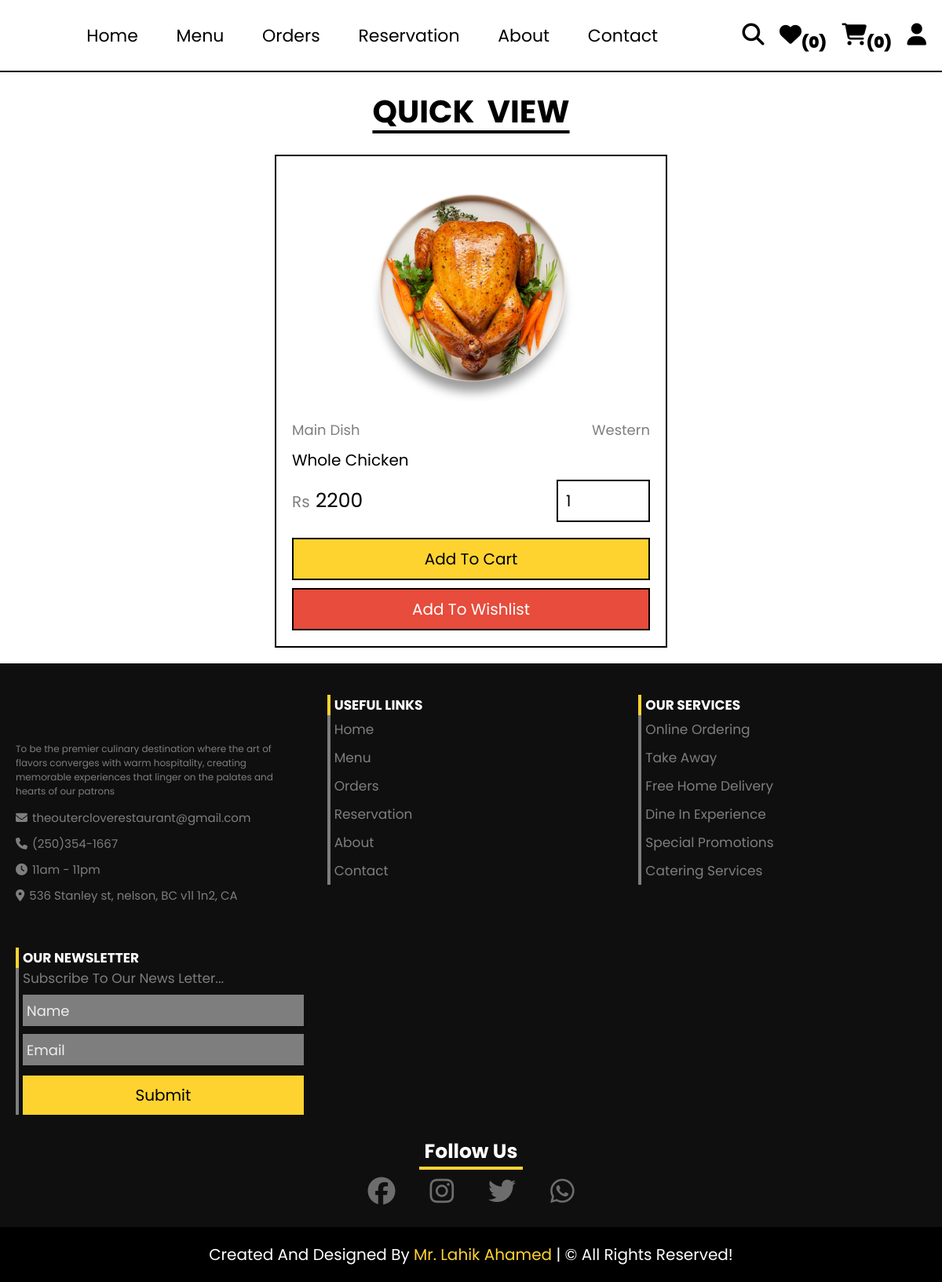
Screenshot of /customer/quick_view.php?pid=24 with the database file from the repository.
### tables this page shows
CREATE TABLE `products` (
  `id` INT NOT NULL AUTO_INCREMENT,
  `cuisine` VARCHAR(50) NOT NULL,
  `category` VARCHAR(50) NOT NULL,
  `name` VARCHAR(50) NOT NULL,
  `price` INT NOT NULL,
  `image` VARCHAR(50) NOT NULL,
  `hero_slider` TINYINT(1) NOT NULL DEFAULT 0,
  PRIMARY KEY (`id`)
);

### customer/quick_view.php (the view, shortened to what this page needs)
<!DOCTYPE html>
<html lang="en">
<head>
    <link rel="stylesheet" href="https://cdn.jsdelivr.net/npm/swiper@11/swiper-bundle.min.css"/>
    <link rel="stylesheet" href="../CSS/customer_style.css">
</head>
<body>
    <?php include("../components/user_header.php"); ?>
    <section class="quick-view">
        <h1 class="title">quick view</h1>
        <?php
            $pid = $_GET['pid'];
            $select_products = $conn->prepare("SELECT * FROM products WHERE id = ?");
            $select_products->execute([$pid]);
            if($select_products->rowCount() > 0) {
                while($fetch_products = $select_products->fetch(pdo::FETCH_ASSOC)) {
        ?>
                <form action="" method="post" class="box">
                <img class="image" src="../uploaded images/<?= $fetch_products['image']; ?>" alt="">
                <div class="cuisine-category">
                    <a href="category.php?category=<?= $fetch_products['category']; ?>" class="cat"
                    ><?= $fetch_products['category']; ?></a>
                    <a href="cuisine.php?cuisine=<?= $fetch_products['cuisine']; ?>" class="cuisine"
                    ><?= $fetch_products['cuisine']; ?></a>
                </div>
                <div class="name"><?= $fetch_products['name']; ?></div>
                <div class="flex">
                    <div class="price"><span>Rs </span><?= $fetch_products['price']; ?></div>
                    <input type="number" name="qty" class="qty" min="1" max="99"
                    value="1" maxlength="2" onkeypress="if(this.value.length == 2) return false;">
                </div>
                <div class="cart-wishlist">
                    <button type="submit" name="add_to_cart" class="cart-btn">add to cart</button>
                    <?php
                        $select_wishlist = $conn->prepare('SELECT * FROM wishlist WHERE user_id = ? AND food_id = ?');
                        $select_wishlist->execute([$user_id, $fetch_products['id']]);
                        $select_wishlist->rowCount() > 0 ? $wishlist = 'remove from' : $wishlist = 'add to';
                    ?>
                    <button type="submit" name="add_to_wishlist" class="wishlist-btn"><?= $wishlist ?> wishlist</button>
                </div>
                </form>
        <?php
            }
            }else {
                echo '<div class="empty">no products found!</div>';
                }
            ?>
    </section>
</body>
</html>
<?php include("../components/footer.php"); ?>

### CSS/customer_style.css (style rules this page uses)
:root { --yellow: #fed330; --red: #e74c3c; --light-color: #7e7e7e; --border: 2px solid #000; --light: #ededed; --light-black: #0f0f0f; }
* { font-family: 'poppins', sans-serif; margin: 0; padding: 0; box-sizing: border-box; outline: none; border: none; text-decoration: none; }
html { font-size: 62.5%; overflow-x: hidden; scroll-behavior: smooth; stop-opacity: 7rem; scroll-padding-top: 7rem; }
section { margin: 0 auto; max-width: 1300px; padding: 2rem; }
.title { text-align: center; margin-bottom: 2.5rem; font-size: 4rem; color: #000; text-transform: uppercase; text-decoration: underline; word-spacing: .8rem; text-underline-offset: 1rem; }
.quick-view .box { margin: 0 auto; max-width: 50rem; border: var(--border); padding: 2rem; }
.quick-view .box .image { width: 100%; height: 30rem; object-fit: contain; margin-bottom: 1rem; }
.quick-view .box .cuisine-category { display: flex; align-items: center; justify-content: space-between; }
.quick-view .box .cuisine { text-transform: capitalize; font-size: 1.8rem; color: var(--light-color); }
.quick-view .box .cat { text-transform: capitalize; font-size: 1.8rem; color: var(--light-color); }
.quick-view .box .name { color: #000; font-size: 2rem; text-transform: capitalize; margin: 1rem 0; }
.quick-view .box .flex { display: flex; justify-content: space-between; align-items: center; }
.quick-view .box .flex .price span { font-size: 2rem; margin-right: .2rem; color: var(--light-color); }
.quick-view .box .flex .price { color: #000; font-size: 2.5rem; }
.quick-view .box .flex .qty { border: var(--border); padding: 1rem; font-size: 2rem; }
.quick-view .box .cart-wishlist { display: flex; align-items: center; justify-content: center; flex-direction: column; gap: 1rem; padding-top: 2rem; }
.quick-view .box .cart-wishlist .cart-btn, .quick-view .box .cart-wishlist .wishlist-btn { width: 100%; border: var(--border); padding: 1rem 3rem; font-size: 2rem; cursor: pointer; transition: .2s linear; text-transform: capitalize; }
.quick-view .box .cart-wishlist .cart-btn { background-color: var(--yellow); }
.quick-view .box .cart-wishlist .wishlist-btn { color: #fff; background-color: var(--red); }

### rows the page displays
products: image (picture), category "Main Dish", cuisine "Western", name "Whole Chicken", price "2200", wishlist "Add To"

### other values shown
$total_user_wishlist_items "0"
count($_SESSION["cart"]) "0"
